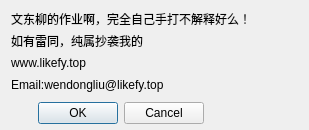
<?xml version="1.0" encoding="UTF-8"?>
<ui version="4.0">
 <class>Dialog</class>
 <widget class="QDialog" name="Dialog">
  <property name="geometry">
   <rect>
    <x>0</x>
    <y>0</y>
    <width>309</width>
    <height>130</height>
   </rect>
  </property>
  <property name="windowTitle">
   <string>关于Author</string>
  </property>
  <property name="windowIcon">
   <iconset>
    <normaloff>../../../迅雷下载/开发者文件夹/Applications.ico</normaloff>../../../迅雷下载/开发者文件夹/Applications.ico</iconset>
  </property>
  <widget class="QDialogButtonBox" name="buttonBox">
   <property name="geometry">
    <rect>
     <x>11</x>
     <y>99</y>
     <width>193</width>
     <height>28</height>
    </rect>
   </property>
   <property name="orientation">
    <enum>Qt::Horizontal</enum>
   </property>
   <property name="standardButtons">
    <set>QDialogButtonBox::Cancel|QDialogButtonBox::Ok</set>
   </property>
  </widget>
  <widget class="QLabel" name="label">
   <property name="geometry">
    <rect>
     <x>11</x>
     <y>11</y>
     <width>300</width>
     <height>16</height>
    </rect>
   </property>
   <property name="text">
    <string>文东柳的作业啊，完全自己手打不解释好么！</string>
   </property>
   <property name="indent">
    <number>-1</number>
   </property>
  </widget>
  <widget class="QLabel" name="label_2">
   <property name="geometry">
    <rect>
     <x>11</x>
     <y>33</y>
     <width>165</width>
     <height>16</height>
    </rect>
   </property>
   <property name="text">
    <string>如有雷同，纯属抄袭我的</string>
   </property>
   <property name="indent">
    <number>-1</number>
   </property>
  </widget>
  <widget class="QLabel" name="label_3">
   <property name="geometry">
    <rect>
     <x>11</x>
     <y>55</y>
     <width>112</width>
     <height>16</height>
    </rect>
   </property>
   <property name="text">
    <string>www.likefy.top</string>
   </property>
   <property name="indent">
    <number>-1</number>
   </property>
  </widget>
  <widget class="QLabel" name="label_4">
   <property name="geometry">
    <rect>
     <x>11</x>
     <y>77</y>
     <width>216</width>
     <height>16</height>
    </rect>
   </property>
   <property name="text">
    <string>Email:wendongliu@likefy.top</string>
   </property>
   <property name="indent">
    <number>-1</number>
   </property>
  </widget>
 </widget>
 <resources/>
 <connections>
  <connection>
   <sender>buttonBox</sender>
   <signal>accepted()</signal>
   <receiver>Dialog</receiver>
   <slot>accept()</slot>
   <hints>
    <hint type="sourcelabel">
     <x>248</x>
     <y>254</y>
    </hint>
    <hint type="destinationlabel">
     <x>157</x>
     <y>274</y>
    </hint>
   </hints>
  </connection>
  <connection>
   <sender>buttonBox</sender>
   <signal>rejected()</signal>
   <receiver>Dialog</receiver>
   <slot>reject()</slot>
   <hints>
    <hint type="sourcelabel">
     <x>316</x>
     <y>260</y>
    </hint>
    <hint type="destinationlabel">
     <x>286</x>
     <y>274</y>
    </hint>
   </hints>
  </connection>
 </connections>
</ui>
